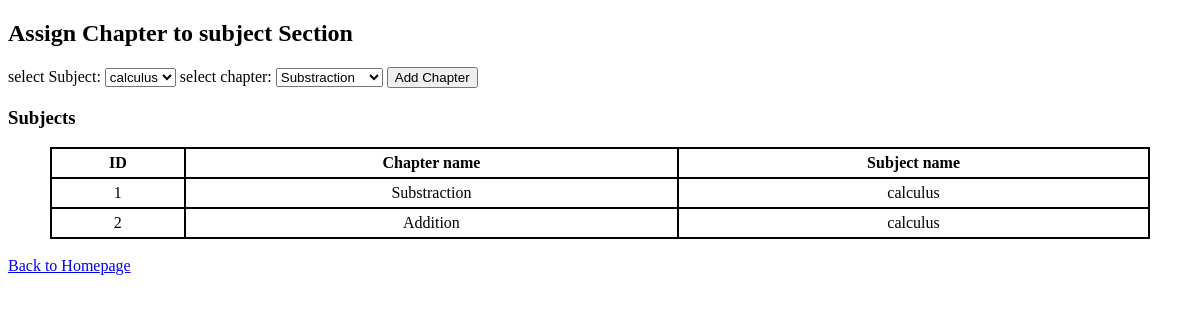
Screenshot of /assignchap.php (signed in) with the database file from the repository.
### tables this page shows
CREATE TABLE `chap_sub` (
  `id` int NOT NULL,
  `chap_id` int NOT NULL,
  `sub_id` int NOT NULL
);

CREATE TABLE `chapters` (
  `id` int NOT NULL,
  `chapter` varchar(50) NOT NULL
);

CREATE TABLE `subjects` (
  `id` int NOT NULL,
  `subjects` varchar(50) NOT NULL
);

### assignchap.php (the view, shortened to what this page needs)
<?php
include_once "db_connect.php"
?>
<!DOCTYPE html>
<html lang="en">
<head>
    <link rel="stylesheet" href="style.php">
</head>
<body>
    <h2>Assign Chapter to subject Section</h2>
    <form action="" method="post">
        <label for="select_subject">select Subject:</label>
        <select name="subjectname">
            <?php
            $query = "SELECT * FROM subjects";
            $result = mysqli_query($conn, $query);
            while ($row = mysqli_fetch_assoc($result)) {
                $name = $row['subjects'];
                $id = $row['id'];
                echo "<option value='$id'>$name</option>";
            }
            ?>
        </select>
        <label for="select_Chapter">select chapter:</label>
        <select name="chaptername">
            <?php
            $query = "SELECT * FROM chapters";
            $result = mysqli_query($conn, $query);
            while ($row = mysqli_fetch_assoc($result)) {
                $name = $row['chapter'];
                $id = $row['id'];
                echo "<option value='$id'>$name</option>";
            }
            ?>
        </select>
        <input type="submit" name="submitchap" value="Add Chapter">
    </form>
    <?php
    $query = "SELECT chap_sub.*, chapters.chapter As chap_name, subjects.subjects AS sub_name
    FROM `chap_sub`
    JOIN chapters ON chapters.id = chap_sub.chap_id
    JOIN subjects ON subjects.id = chap_sub.sub_id";
    $result = mysqli_query($conn, $query);
    ?>
    <h3>Subjects</h3>
    <table align="center" style="width: 1100px;">
        <tr>
            <th>ID</th>
            <th>Chapter name</th>
            <th>Subject name</th>
        </tr>
        <?php
        if (mysqli_num_rows($result) > 0) {
            while ($row = mysqli_fetch_assoc($result)) {
                ?>
                <tr>
                    <td><?php echo $row['id']; ?></td>
                    <td><?php echo $row['chap_name']; ?></td>
                    <td><?php echo $row['sub_name']; ?></td>
                </tr><?php
            }
        } else {
                ?>
                <tr>
                    <td colspan="3"> No record Found</td>
                </tr>
            <?php
        }
            ?>
    </table>
    <br>
        <a href="homepage.php">Back to Homepage</a>
</body>
</html>

### assignchap.php (style rules this page uses)
table { border: 1px solid black; border-spacing: 0; }
th, td { border: 1px solid black; padding: 5px; text-align: center; }

### rows the page displays
chap_sub: id "1", chapters.chapter "Substraction", subjects.subjects "calculus"
chap_sub: id "2", chapters.chapter "Addition", subjects.subjects "calculus"

### other values shown
form field subjectname "calculus"
form field chaptername "Substraction"
